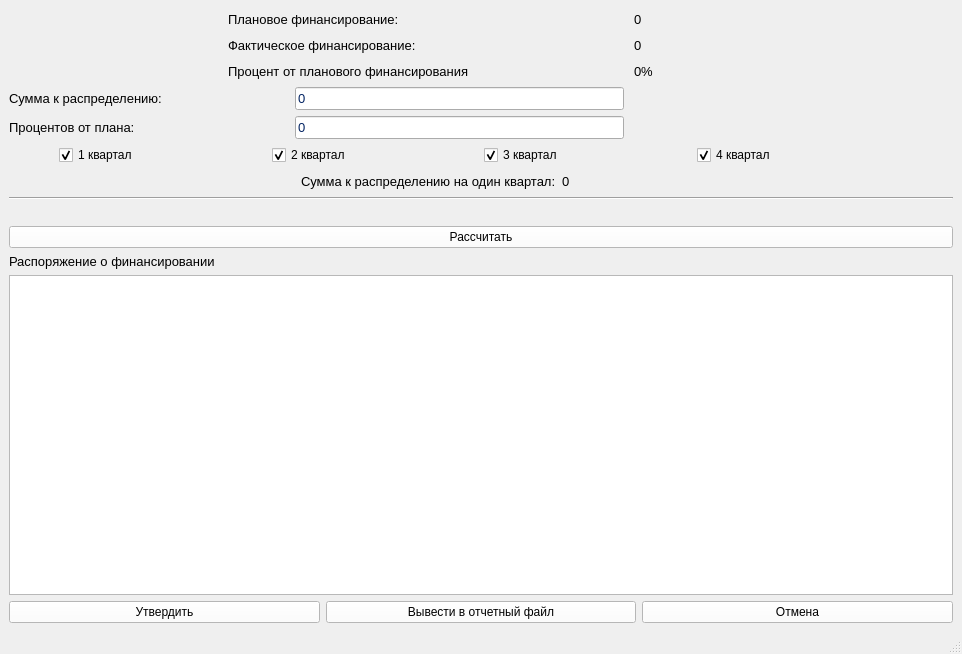
<?xml version="1.0" encoding="UTF-8"?>
<ui version="4.0">
 <class>mainWindow</class>
 <widget class="QMainWindow" name="mainWindow">
  <property name="geometry">
   <rect>
    <x>0</x>
    <y>0</y>
    <width>962</width>
    <height>654</height>
   </rect>
  </property>
  <property name="windowTitle">
   <string>Распоряжение о финансировании</string>
  </property>
  <property name="windowIcon">
   <iconset>
    <normaloff>../png/Верблюд.png</normaloff>../png/Верблюд.png</iconset>
  </property>
  <property name="styleSheet">
   <string notr="true"/>
  </property>
  <widget class="QWidget" name="centralwidget">
   <layout class="QVBoxLayout" name="verticalLayout">
    <item>
     <layout class="QGridLayout" name="gridLayout">
      <item row="13" column="0">
       <layout class="QGridLayout" name="gridLayout_2">
        <item row="0" column="0">
         <widget class="QLabel" name="label_4">
          <property name="font">
           <font>
            <pointsize>10</pointsize>
           </font>
          </property>
          <property name="styleSheet">
           <string notr="true">color: rgb(0, 0, 0);
</string>
          </property>
          <property name="text">
           <string>Распоряжение о финансировании</string>
          </property>
         </widget>
        </item>
        <item row="2" column="0">
         <layout class="QHBoxLayout" name="horizontalLayout_4">
          <item>
           <widget class="QPushButton" name="commit">
            <property name="font">
             <font>
              <pointsize>9</pointsize>
             </font>
            </property>
            <property name="styleSheet">
             <string notr="true">color: rgb(0, 0, 0);
background-color: rgb(255, 255, 255);</string>
            </property>
            <property name="text">
             <string>Утвердить</string>
            </property>
           </widget>
          </item>
          <item>
           <widget class="QPushButton" name="print">
            <property name="font">
             <font>
              <pointsize>9</pointsize>
             </font>
            </property>
            <property name="styleSheet">
             <string notr="true">color: rgb(0, 0, 0);
background-color: rgb(255, 255, 255);</string>
            </property>
            <property name="text">
             <string>Вывести в отчетный файл</string>
            </property>
           </widget>
          </item>
          <item>
           <widget class="QPushButton" name="cancel">
            <property name="styleSheet">
             <string notr="true">color: rgb(0, 0, 0);
background-color: rgb(255, 255, 255);</string>
            </property>
            <property name="text">
             <string>Отмена</string>
            </property>
           </widget>
          </item>
         </layout>
        </item>
        <item row="1" column="0">
         <widget class="QTableView" name="tableView">
          <property name="editTriggers">
           <set>QAbstractItemView::NoEditTriggers</set>
          </property>
         </widget>
        </item>
       </layout>
      </item>
      <item row="12" column="0">
       <widget class="QPushButton" name="calcBtn">
        <property name="font">
         <font>
          <pointsize>9</pointsize>
         </font>
        </property>
        <property name="styleSheet">
         <string notr="true">color: rgb(0, 0, 0);
background-color: rgb(255, 255, 255);</string>
        </property>
        <property name="text">
         <string>Рассчитать</string>
        </property>
       </widget>
      </item>
      <item row="6" column="0">
       <layout class="QHBoxLayout" name="horizontalLayout">
        <item>
         <widget class="QLabel" name="label">
          <property name="minimumSize">
           <size>
            <width>280</width>
            <height>0</height>
           </size>
          </property>
          <property name="font">
           <font>
            <pointsize>10</pointsize>
           </font>
          </property>
          <property name="styleSheet">
           <string notr="true">color: rgb(0, 0, 0);
</string>
          </property>
          <property name="text">
           <string>Сумма к распределению:</string>
          </property>
         </widget>
        </item>
        <item>
         <widget class="QLineEdit" name="summ">
          <property name="sizePolicy">
           <sizepolicy hsizetype="Expanding" vsizetype="Fixed">
            <horstretch>0</horstretch>
            <verstretch>0</verstretch>
           </sizepolicy>
          </property>
          <property name="minimumSize">
           <size>
            <width>0</width>
            <height>0</height>
           </size>
          </property>
          <property name="maximumSize">
           <size>
            <width>600</width>
            <height>16777215</height>
           </size>
          </property>
          <property name="baseSize">
           <size>
            <width>0</width>
            <height>0</height>
           </size>
          </property>
          <property name="font">
           <font>
            <pointsize>10</pointsize>
           </font>
          </property>
          <property name="styleSheet">
           <string notr="true">color: rgb(3, 36, 99);</string>
          </property>
          <property name="text">
           <string>0</string>
          </property>
         </widget>
        </item>
        <item>
         <spacer name="horizontalSpacer_3">
          <property name="orientation">
           <enum>Qt::Horizontal</enum>
          </property>
          <property name="sizeHint" stdset="0">
           <size>
            <width>40</width>
            <height>20</height>
           </size>
          </property>
         </spacer>
        </item>
       </layout>
      </item>
      <item row="8" column="0">
       <layout class="QHBoxLayout" name="horizontalLayout_3">
        <property name="leftMargin">
         <number>50</number>
        </property>
        <property name="rightMargin">
         <number>50</number>
        </property>
        <item>
         <widget class="QCheckBox" name="kvart1">
          <property name="styleSheet">
           <string notr="true">color: rgb(0, 0, 0);
</string>
          </property>
          <property name="text">
           <string>1 квартал</string>
          </property>
          <property name="checked">
           <bool>true</bool>
          </property>
         </widget>
        </item>
        <item>
         <widget class="QCheckBox" name="kvart2">
          <property name="styleSheet">
           <string notr="true">color: rgb(0, 0, 0);
</string>
          </property>
          <property name="text">
           <string>2 квартал</string>
          </property>
          <property name="checked">
           <bool>true</bool>
          </property>
         </widget>
        </item>
        <item>
         <widget class="QCheckBox" name="kvart3">
          <property name="styleSheet">
           <string notr="true">color: rgb(0, 0, 0);
</string>
          </property>
          <property name="text">
           <string>3 квартал</string>
          </property>
          <property name="checked">
           <bool>true</bool>
          </property>
         </widget>
        </item>
        <item>
         <widget class="QCheckBox" name="kvart4">
          <property name="styleSheet">
           <string notr="true">color: rgb(0, 0, 0);
</string>
          </property>
          <property name="text">
           <string>4 квартал</string>
          </property>
          <property name="checked">
           <bool>true</bool>
          </property>
         </widget>
        </item>
       </layout>
      </item>
      <item row="7" column="0">
       <layout class="QHBoxLayout" name="horizontalLayout_2">
        <item>
         <widget class="QLabel" name="label_2">
          <property name="minimumSize">
           <size>
            <width>280</width>
            <height>0</height>
           </size>
          </property>
          <property name="font">
           <font>
            <pointsize>10</pointsize>
           </font>
          </property>
          <property name="styleSheet">
           <string notr="true">color: rgb(0, 0, 0);
</string>
          </property>
          <property name="text">
           <string>Процентов от плана:</string>
          </property>
         </widget>
        </item>
        <item>
         <widget class="QLineEdit" name="perc">
          <property name="maximumSize">
           <size>
            <width>500</width>
            <height>16777215</height>
           </size>
          </property>
          <property name="font">
           <font>
            <pointsize>10</pointsize>
           </font>
          </property>
          <property name="styleSheet">
           <string notr="true">color: rgb(3, 36, 99);</string>
          </property>
          <property name="text">
           <string>0</string>
          </property>
         </widget>
        </item>
        <item>
         <spacer name="horizontalSpacer_2">
          <property name="orientation">
           <enum>Qt::Horizontal</enum>
          </property>
          <property name="sizeHint" stdset="0">
           <size>
            <width>40</width>
            <height>20</height>
           </size>
          </property>
         </spacer>
        </item>
       </layout>
      </item>
      <item row="11" column="0">
       <spacer name="verticalSpacer">
        <property name="orientation">
         <enum>Qt::Vertical</enum>
        </property>
        <property name="sizeType">
         <enum>QSizePolicy::Fixed</enum>
        </property>
        <property name="sizeHint" stdset="0">
         <size>
          <width>20</width>
          <height>20</height>
         </size>
        </property>
       </spacer>
      </item>
      <item row="4" column="0">
       <layout class="QHBoxLayout" name="horizontalLayout_6">
        <item>
         <spacer name="horizontalSpacer_9">
          <property name="orientation">
           <enum>Qt::Horizontal</enum>
          </property>
          <property name="sizeHint" stdset="0">
           <size>
            <width>40</width>
            <height>20</height>
           </size>
          </property>
         </spacer>
        </item>
        <item>
         <widget class="QLabel" name="info">
          <property name="minimumSize">
           <size>
            <width>400</width>
            <height>0</height>
           </size>
          </property>
          <property name="font">
           <font>
            <pointsize>10</pointsize>
           </font>
          </property>
          <property name="styleSheet">
           <string notr="true">color: rgb(0, 0, 0);
</string>
          </property>
          <property name="text">
           <string>Фактическое финансирование:</string>
          </property>
         </widget>
        </item>
        <item>
         <widget class="QLabel" name="infoFact">
          <property name="minimumSize">
           <size>
            <width>100</width>
            <height>0</height>
           </size>
          </property>
          <property name="font">
           <font>
            <pointsize>10</pointsize>
           </font>
          </property>
          <property name="styleSheet">
           <string notr="true">color: rgb(0, 0, 0);
</string>
          </property>
          <property name="text">
           <string>0</string>
          </property>
         </widget>
        </item>
        <item>
         <spacer name="horizontalSpacer_4">
          <property name="orientation">
           <enum>Qt::Horizontal</enum>
          </property>
          <property name="sizeHint" stdset="0">
           <size>
            <width>40</width>
            <height>20</height>
           </size>
          </property>
         </spacer>
        </item>
       </layout>
      </item>
      <item row="3" column="0">
       <layout class="QHBoxLayout" name="horizontalLayout_8">
        <item>
         <spacer name="horizontalSpacer_8">
          <property name="orientation">
           <enum>Qt::Horizontal</enum>
          </property>
          <property name="sizeHint" stdset="0">
           <size>
            <width>40</width>
            <height>20</height>
           </size>
          </property>
         </spacer>
        </item>
        <item>
         <widget class="QLabel" name="info_5">
          <property name="minimumSize">
           <size>
            <width>400</width>
            <height>0</height>
           </size>
          </property>
          <property name="font">
           <font>
            <pointsize>10</pointsize>
            <weight>50</weight>
            <bold>false</bold>
           </font>
          </property>
          <property name="styleSheet">
           <string notr="true">color: rgb(0, 0, 0);
</string>
          </property>
          <property name="text">
           <string>Плановое финансирование:</string>
          </property>
         </widget>
        </item>
        <item>
         <widget class="QLabel" name="infoPlan">
          <property name="minimumSize">
           <size>
            <width>100</width>
            <height>0</height>
           </size>
          </property>
          <property name="font">
           <font>
            <pointsize>10</pointsize>
           </font>
          </property>
          <property name="styleSheet">
           <string notr="true">color: rgb(0, 0, 0);
</string>
          </property>
          <property name="text">
           <string>0</string>
          </property>
         </widget>
        </item>
        <item>
         <spacer name="horizontalSpacer_6">
          <property name="orientation">
           <enum>Qt::Horizontal</enum>
          </property>
          <property name="sizeHint" stdset="0">
           <size>
            <width>40</width>
            <height>20</height>
           </size>
          </property>
         </spacer>
        </item>
       </layout>
      </item>
      <item row="5" column="0">
       <layout class="QHBoxLayout" name="horizontalLayout_7">
        <item>
         <spacer name="horizontalSpacer_10">
          <property name="orientation">
           <enum>Qt::Horizontal</enum>
          </property>
          <property name="sizeHint" stdset="0">
           <size>
            <width>40</width>
            <height>20</height>
           </size>
          </property>
         </spacer>
        </item>
        <item>
         <widget class="QLabel" name="info_3">
          <property name="minimumSize">
           <size>
            <width>400</width>
            <height>0</height>
           </size>
          </property>
          <property name="font">
           <font>
            <pointsize>10</pointsize>
           </font>
          </property>
          <property name="styleSheet">
           <string notr="true">color: rgb(0, 0, 0);
</string>
          </property>
          <property name="text">
           <string>Процент от планового финансирования</string>
          </property>
         </widget>
        </item>
        <item>
         <widget class="QLabel" name="infoPerc">
          <property name="minimumSize">
           <size>
            <width>100</width>
            <height>0</height>
           </size>
          </property>
          <property name="font">
           <font>
            <pointsize>10</pointsize>
           </font>
          </property>
          <property name="styleSheet">
           <string notr="true">color: rgb(0, 0, 0);
</string>
          </property>
          <property name="text">
           <string>0%</string>
          </property>
         </widget>
        </item>
        <item>
         <spacer name="horizontalSpacer_5">
          <property name="orientation">
           <enum>Qt::Horizontal</enum>
          </property>
          <property name="sizeHint" stdset="0">
           <size>
            <width>40</width>
            <height>20</height>
           </size>
          </property>
         </spacer>
        </item>
       </layout>
      </item>
      <item row="9" column="0">
       <layout class="QHBoxLayout" name="horizontalLayout_9">
        <property name="leftMargin">
         <number>150</number>
        </property>
        <property name="rightMargin">
         <number>150</number>
        </property>
        <item>
         <spacer name="horizontalSpacer_7">
          <property name="orientation">
           <enum>Qt::Horizontal</enum>
          </property>
          <property name="sizeHint" stdset="0">
           <size>
            <width>40</width>
            <height>20</height>
           </size>
          </property>
         </spacer>
        </item>
        <item>
         <widget class="QLabel" name="info_4">
          <property name="minimumSize">
           <size>
            <width>0</width>
            <height>0</height>
           </size>
          </property>
          <property name="font">
           <font>
            <pointsize>10</pointsize>
           </font>
          </property>
          <property name="styleSheet">
           <string notr="true">color: rgb(0, 0, 0);
</string>
          </property>
          <property name="text">
           <string>Сумма к распределению на один квартал:</string>
          </property>
         </widget>
        </item>
        <item>
         <widget class="QLabel" name="infoKvart">
          <property name="minimumSize">
           <size>
            <width>100</width>
            <height>0</height>
           </size>
          </property>
          <property name="font">
           <font>
            <pointsize>10</pointsize>
           </font>
          </property>
          <property name="styleSheet">
           <string notr="true">color: rgb(0, 0, 0);
</string>
          </property>
          <property name="text">
           <string>0</string>
          </property>
         </widget>
        </item>
        <item>
         <spacer name="horizontalSpacer">
          <property name="orientation">
           <enum>Qt::Horizontal</enum>
          </property>
          <property name="sizeHint" stdset="0">
           <size>
            <width>40</width>
            <height>20</height>
           </size>
          </property>
         </spacer>
        </item>
       </layout>
      </item>
      <item row="10" column="0">
       <widget class="Line" name="line">
        <property name="orientation">
         <enum>Qt::Horizontal</enum>
        </property>
       </widget>
      </item>
     </layout>
    </item>
   </layout>
  </widget>
  <widget class="QMenuBar" name="menubar">
   <property name="geometry">
    <rect>
     <x>0</x>
     <y>0</y>
     <width>962</width>
     <height>21</height>
    </rect>
   </property>
  </widget>
  <widget class="QStatusBar" name="statusbar"/>
 </widget>
 <resources/>
 <connections/>
</ui>
